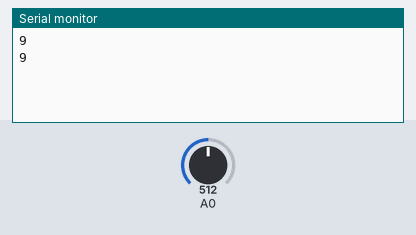
A sketch run on a simulated Arduino Uno, built with avr-gcc and run on an emulated ATmega328P. On the bench: the last lines printed to the serial monitor. The inputs (shaded band) are chosen by the test bench; at power-on: A0 = 512.

Above: at 1.8 s.
1.9 s: A0 set to 716
At 2.8 s:
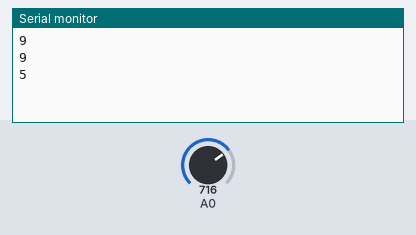
3.4 s: A0 set to 900
At 4.8 s:
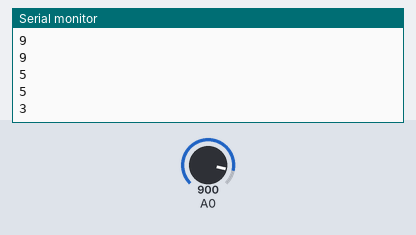
Timing chart, 0 to 6.4 s (numbered marks = the images above; inputs shaded):
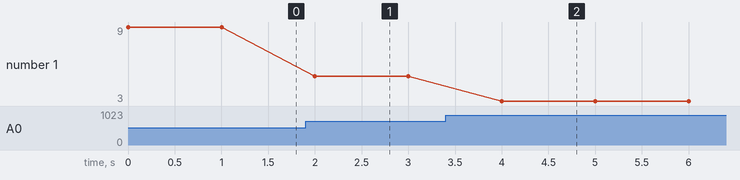

Measured:
- after the input at 1.9 s, the serial monitor: prints a new line after 0.10 s (image 1)
- after the input at 3.4 s, the serial monitor: prints a new line after 0.60 s (image 2)
- plotted number 1: 9 → 5 after the input at 1.9 s, 5 → 3 after the input at 3.4 s

The sketch:

sketch_GP2Y0A710K.ino
```cpp
void setup() {
  // put your setup code here, to run once:
  // シリアル通信速度
  Serial.begin(9600);
}

void loop() {
  // put your main code here, to run repeatedly:
  int a_in;
  int distance;
  a_in = analogRead(0);
  distance = (6762/(a_in-9))-4;
  Serial.println(distance);

  delay(1000);
}
```
